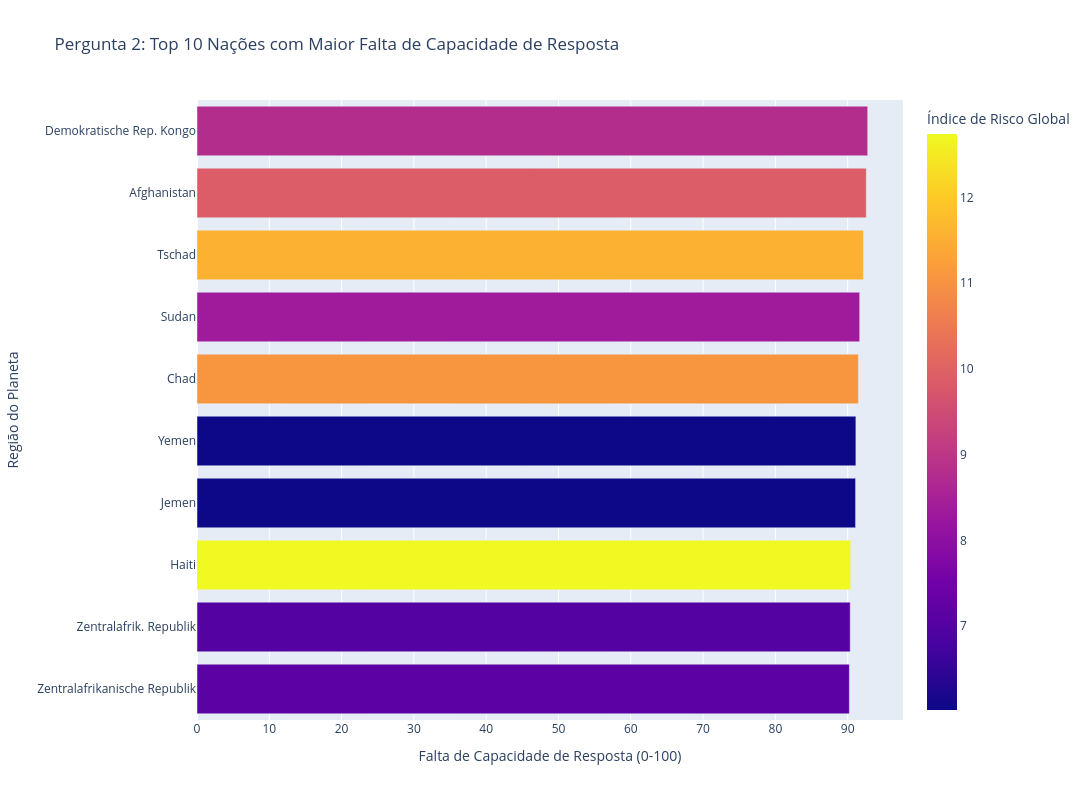

Notebook source saved alongside this figure:
### Markdown cell above
## Pergunta 2: Quais são as 10 nações com a maior Falta de Capacidade de Resposta e como isso impacta sua posição no ranking global?

> **Objetivo:** Isolar o fator humano/governamental do fator geográfico.

### Code cell
# Pegando os 10 maiores em falta de capacidade
top10_lack = df_unico.nlargest(10, 'Lack of Coping Capabilities').reset_index()

fig2 = px.bar(
    top10_lack,
    x='Lack of Coping Capabilities', y='Region',
    color='WRI', # Cor variando pelo risco final
    orientation='h',
    title="Pergunta 2: Top 10 Nações com Maior Falta de Capacidade de Resposta",
    labels={
        'Lack of Coping Capabilities': 'Falta de Capacidade de Resposta (0-100)',
        "Exposure": "Exposição ao Risco",
        "WRI": "Índice de Risco Global",
        "Region": "Região do Planeta",
        "Vulnerability": "Vulnerabilidade Social",
        "index": "País"
    },
    width=1200, height=800
)
fig2.update_layout(yaxis={'categoryorder':'total ascending'})
fig2.show()


print(f"\n📋 Conclusões:")
print("✅ As nações com maior Falta de Capacidade de Resposta costumam ocupar o topo do ranking de risco global, mesmo quando a exposição não é a maior do mundo. Isso prova que a governança e a engenharia de resposta são determinantes para a sobrevivência.")

### Figure 1 — Plotly figure (JSON) as saved in the notebook; plotly's stock layout.template omitted (floating-point values rounded to 4 significant figures)
{"data": [{"hovertemplate": "Falta de Capacidade de Resposta (0-100)=%{x}<br>Região do Planeta=%{y}<br>Índice de Risco Global=%{marker.color}<extra></extra>", "legendgroup": "", "marker": {"color": [8.783, 9.887, 11.57, 8.355, 11.06, 6.02, 6.02, 12.74, 7.02, 7.103], "coloraxis": "coloraxis", "pattern": {"shape": ""}}, "name": "", "orientation": "h", "showlegend": false, "textposition": "auto", "type": "bar", "x": [92.77, 92.58, 92.18, 91.66, 91.48, 91.13, 91.09, 90.42, 90.35, 90.23], "xaxis": "x", "y": ["Demokratische Rep. Kongo", "Afghanistan", "Tschad", "Sudan", "Chad", "Yemen", "Jemen", "Haiti", "Zentralafrik. Republik", "Zentralafrikanische Republik"], "yaxis": "y"}], "layout": {"barmode": "relative", "coloraxis": {"colorbar": {"title": {"text": "Índice de Risco Global"}}, "colorscale": [[0, "#0d0887"], [0.1111, "#46039f"], [0.2222, "#7201a8"], [0.3333, "#9c179e"], [0.4444, "#bd3786"], [0.5556, "#d8576b"], [0.6667, "#ed7953"], [0.7778, "#fb9f3a"], [0.8889, "#fdca26"], [1, "#f0f921"]]}, "height": 800, "legend": {"tracegroupgap": 0}, "title": {"text": "Pergunta 2: Top 10 Nações com Maior Falta de Capacidade de Resposta"}, "width": 1200, "xaxis": {"anchor": "y", "domain": [0, 1], "title": {"text": "Falta de Capacidade de Resposta (0-100)"}}, "yaxis": {"anchor": "x", "categoryorder": "total ascending", "domain": [0, 1], "title": {"text": "Região do Planeta"}}}}
